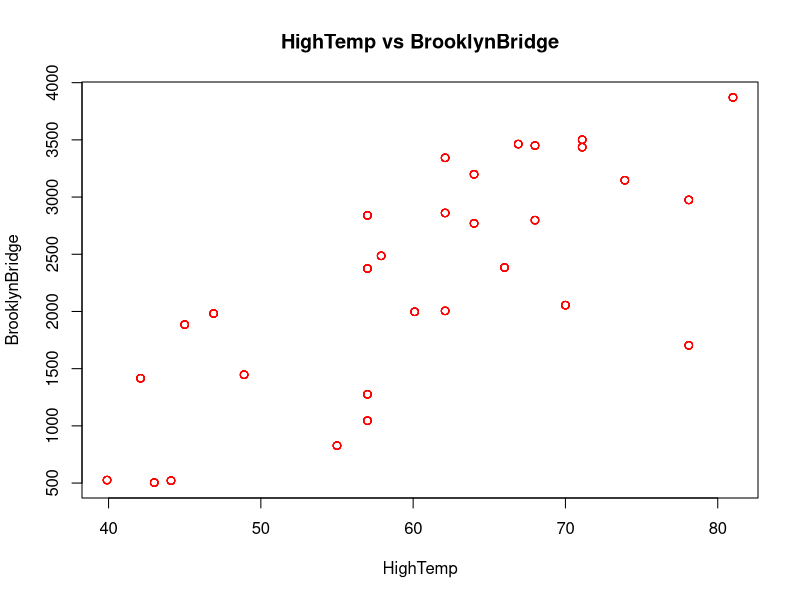
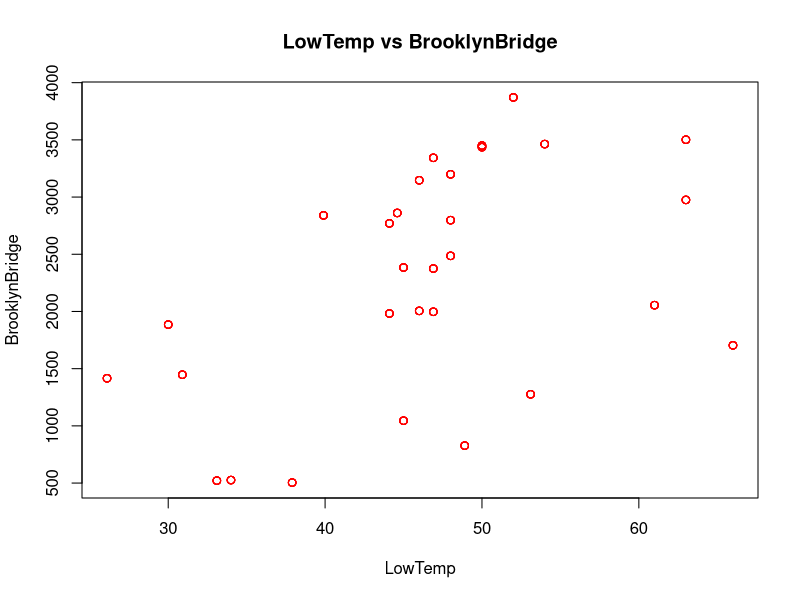
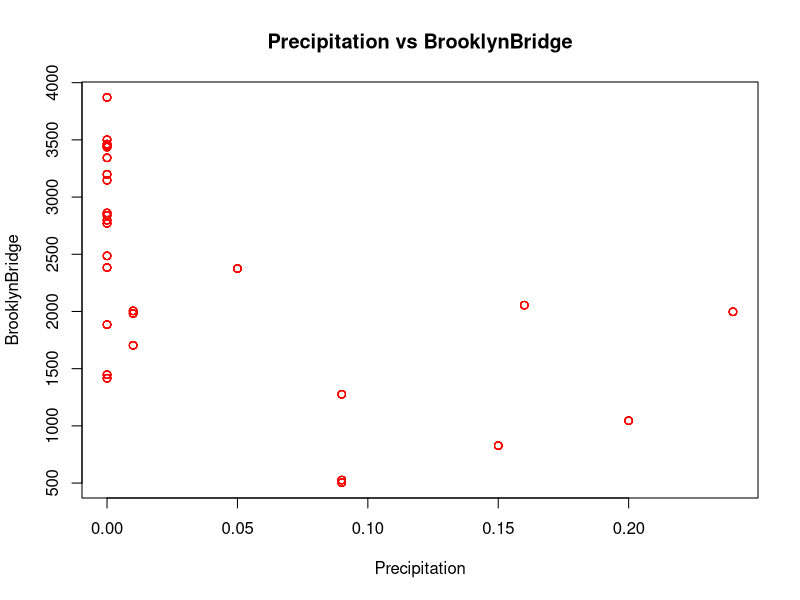
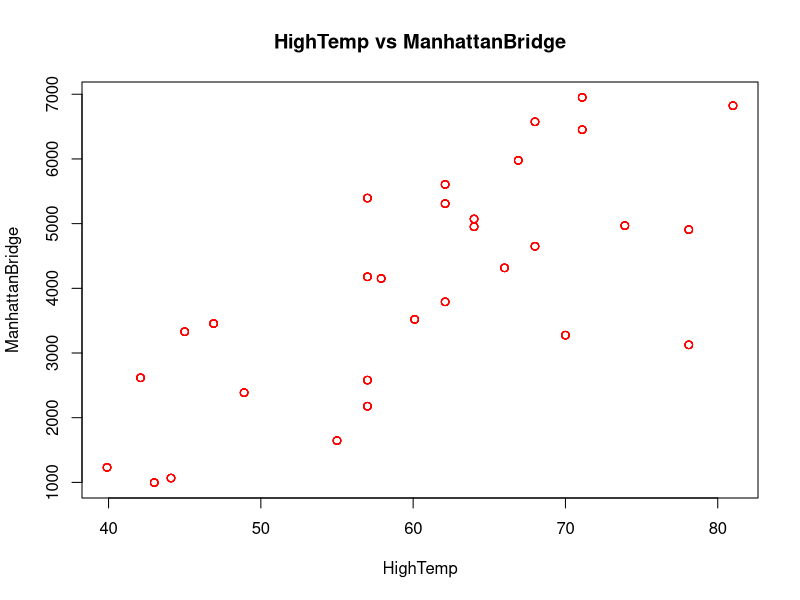
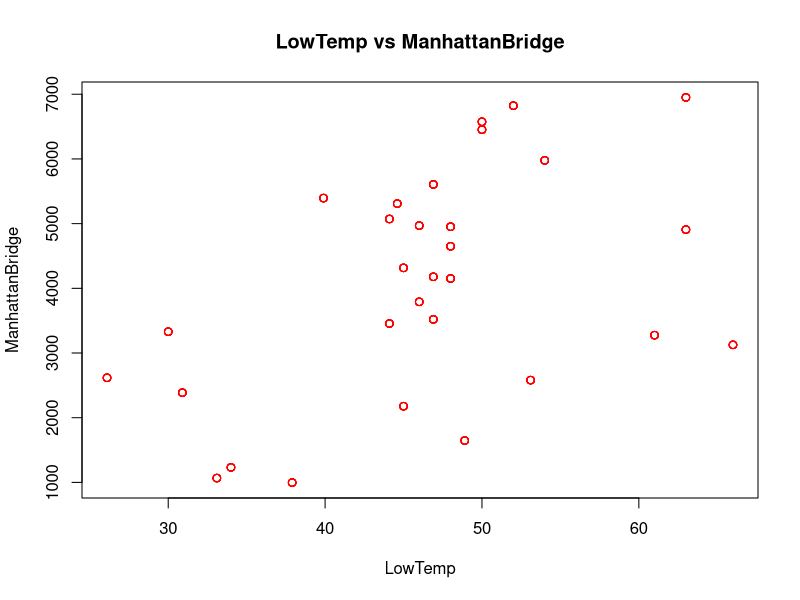
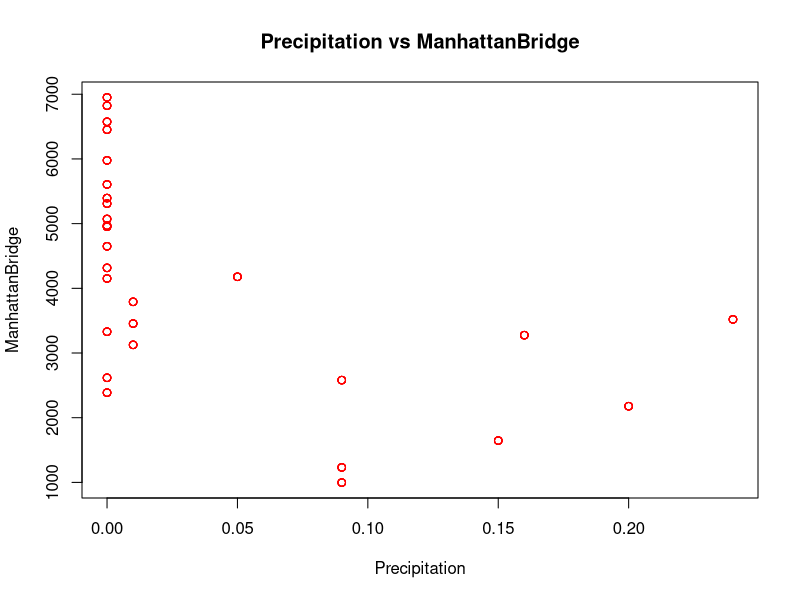
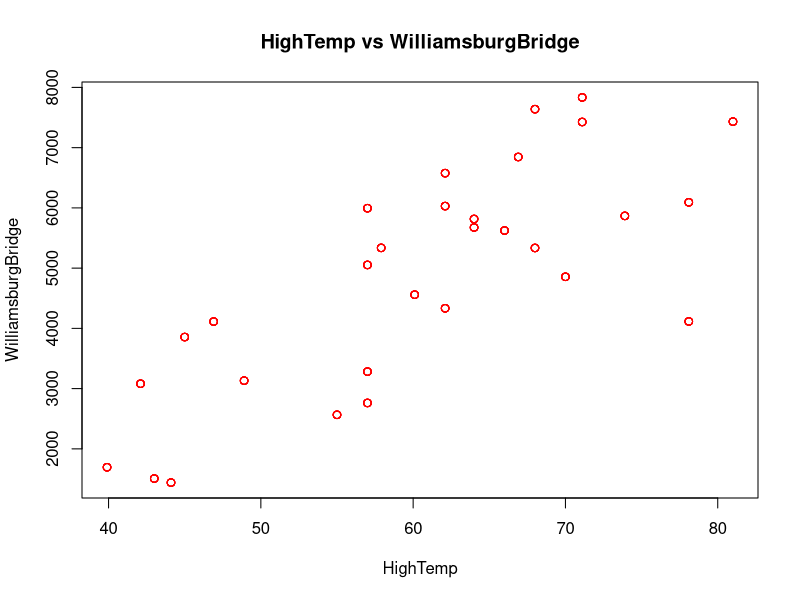
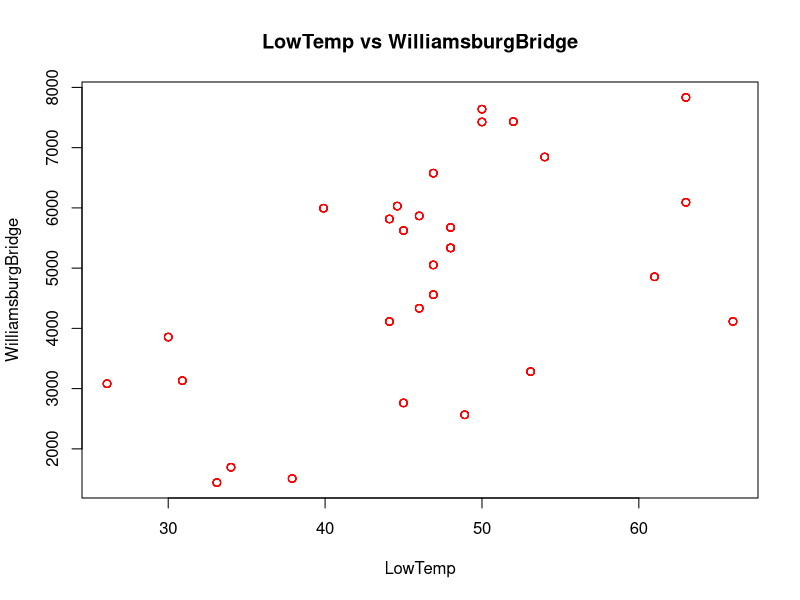

These figures' R source, in order:
## Scatter Plot

# Reading CSV file
Data <- read.csv("Dataset/Data.csv")
print (head(Data))

# Target Bridges
Bridges <- list("BrooklynBridge","ManhattanBridge","WilliamsburgBridge","QueensboroBridge")

# Parameters
Parameters <- list("HighTemp","LowTemp","Precipitation")
  
# Scatter Plots
for (b in Bridges){
  for (p in Parameters){
    Title <- paste(p,"vs",b)
    FileName <- paste("Scatter Plot of ",p," vs ",b,".png",sep = "")
    png(file=FileName)
    
    plot(x=Data[,p],
         y=Data[,b],
         xlab=p,
         ylab=b,
         main=Title,
         col="red"
         )
    
    dev.off()
  }
}
